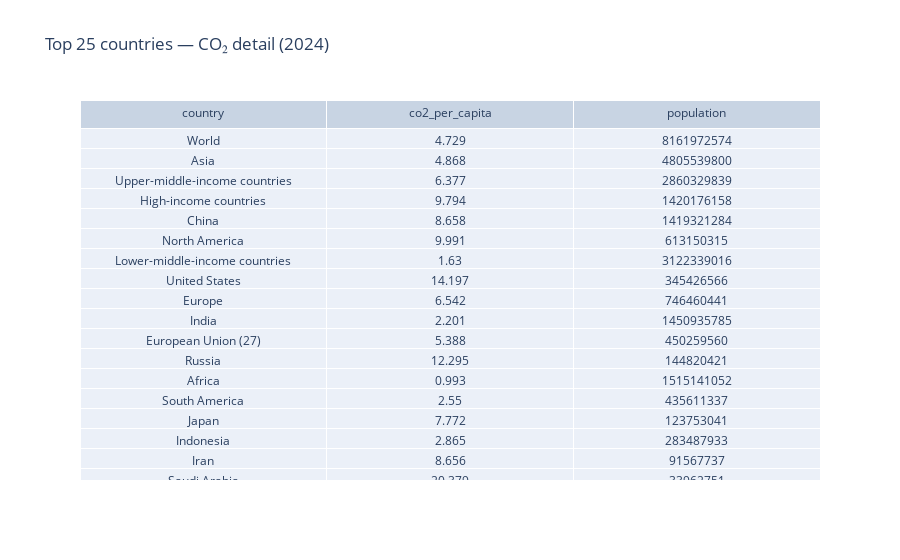

The code cell stored with this chart in its notebook:
### Markdown cell above
# Interactive Table (precise values + sorting in notebook UI)

### Code cell
year = latest_year
table_df = (co2[co2['year']==year][['country','co2','co2_per_capita','population']]
            .dropna()
            .sort_values('co2', ascending=False)
            .head(25))
#table_df['co2_million_t'] = (table_df['co2']/1e6).round(1)
#table_df = table_df[['country','co2_million_t','co2_per_capita','population']].reset_index(drop=True)
table_df = table_df[['country','co2_per_capita','population']].reset_index(drop=True)

# In Jupyter, DataFrame display is scrollable/sortable with tools; for a Plotly Table:
import plotly.graph_objects as go
fig = go.Figure(data=[go.Table(
    header=dict(values=list(table_df.columns)),
    cells=dict(values=[table_df[c] for c in table_df.columns])
)])
fig.update_layout(title=f'Top 25 countries — CO₂ detail ({year})')
fig.show()

### Figure 1 — Plotly figure (JSON) as saved in the notebook; plotly's stock layout.template omitted (floating-point values rounded to 4 significant figures)
{"data": [{"cells": {"values": [["World", "Asia", "Upper-middle-income countries", "High-income countries", "China", "North America", "Lower-middle-income countries", "United States", "Europe", "India", "European Union (27)", "Russia", "Africa", "South America", "Japan", "Indonesia", "Iran", "Saudi Arabia", "South Korea", "Germany", "Canada", "Turkey", "Brazil", "Mexico", "South Africa"], [4.729, 4.868, 6.377, 9.794, 8.658, 9.991, 1.63, 14.2, 6.542, 2.201, 5.388, 12.29, 0.993, 2.55, 7.772, 2.865, 8.656, 20.38, 11.29, 6.769, 13.42, 5.865, 2.278, 3.523, 6.872], [8161972574, 4805539800, 2860329839, 1420176158, 1419321284, 613150315, 3122339016, 345426566, 746460441, 1450935785, 450259560, 144820421, 1515141052, 435611337, 123753041, 283487933, 91567737, 33962751, 51717587, 84552234, 39742429, 87473800, 211998565, 130861001, 64007187]]}, "header": {"values": ["country", "co2_per_capita", "population"]}, "type": "table"}], "layout": {"title": {"text": "Top 25 countries — CO₂ detail (2024)"}}}
